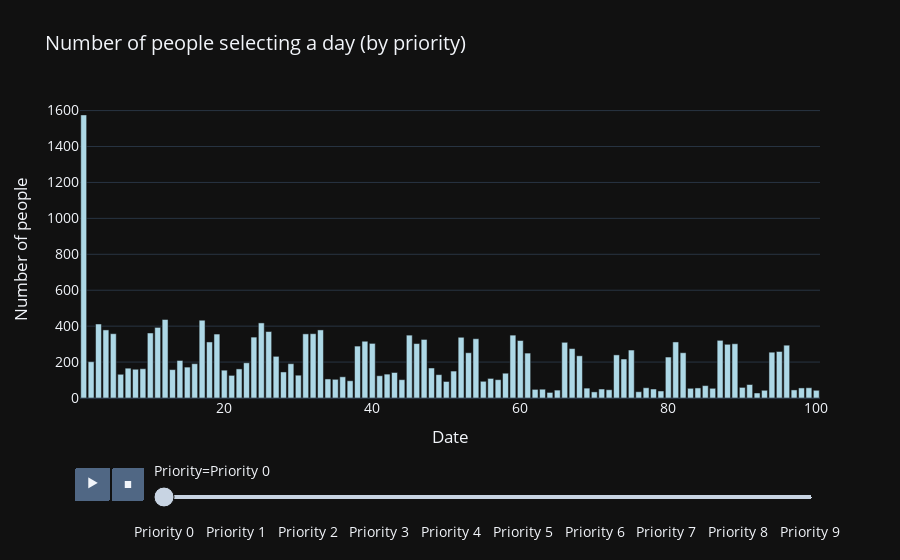

Here is the notebook cell this chart was saved with:
### Markdown cell above
### Number of people selecting a day (by priority) - On 10 different graphs

For a more thorough analysis, we will build a separate graph for each priority.
From the graph we see that every four days the popularity decreases, and then rises again for the next 3 days. The most likely reason is the days of the week. From Monday to Thursday the popularity decreases, since most adults work. And from Friday to Sunday - it increases sharply

### Code cell
priority_counts = defaultdict(lambda: defaultdict(int))

for family in family_dataset:
    for priority, date in enumerate(family['dates']):
        priority_counts[priority][date] += family['n_members']

data = []
for priority in range(10):
    for date, count in priority_counts[priority].items():
        data.append({"priority": f"Priority {priority}", "date": date, "count": count})

df = pd.DataFrame(data)

fig1 = px.bar(df,
              x="date",
              y="count",
              animation_frame="priority",
              title="Number of people selecting a day (by priority)",
              labels={"date": "Date", "count": "Number of people", "priority": "Priority"},
              template="plotly_dark",
              color_discrete_sequence=["lightblue"])

fig1.update_layout(xaxis_title="Date", yaxis_title="Number of people", title_font_size=20, font=dict(size=14))
fig1.show()

### Figure 1 — Plotly figure (JSON) as saved in the notebook; plotly's stock layout.template omitted (floating-point values rounded to 4 significant figures)
{"data": [{"hovertemplate": "Priority=Priority 0<br>Date=%{x}<br>Number of people=%{y}<extra></extra>", "legendgroup": "", "marker": {"color": "lightblue", "pattern": {"shape": ""}}, "name": "", "orientation": "v", "showlegend": false, "textposition": "auto", "type": "bar", "x": [52, 26, 100, 2, 53, 32, 88, 25, 18, 1, 96, 19, 54, 45, 22, 46, 47, 75, 3, 56, 61, 16, 58, 38, 81, 89, 68, 74, 24, 31, 15, 13, 10, 11, 49, 5, 33, 67, 28, 37, 94, 91, 12, 39, 66, 82, 20, 17, 9, 29, 57, 23, 85, 34, 60, 77, 69, 4, 95, 14, 76, 59, 64, 63, 87, 40, 84, 21, 80, 7, 50, 43, 55, 51, 36, 48, 73, 93, 92, 30, 8, 27, 86, 90, 99, 6, 70, 78, 35, 83, 98, 62, 42, 44, 65, 41, 97, 71, 79, 72], "xaxis": "x", "y": [338, 370, 43, 202, 252, 358, 299, 418, 312, 1576, 294, 356, 330, 350, 162, 303, 326, 267, 412, 109, 250, 191, 138, 289, 312, 302, 235, 217, 339, 357, 172, 158, 362, 393, 130, 358, 379, 275, 145, 96, 255, 75, 437, 316, 310, 252, 155, 433, 163, 191, 102, 196, 69, 106, 320, 57, 55, 379, 259, 209, 35, 350, 31, 49, 321, 304, 56, 126, 228, 166, 92, 142, 93, 150, 118, 167, 240, 43, 28, 127, 160, 232, 54, 59, 57, 132, 34, 50, 104, 54, 56, 48, 133, 102, 44, 124, 45, 50, 39, 46], "yaxis": "y"}], "layout": {"barmode": "relative", "font": {"size": 14}, "legend": {"tracegroupgap": 0}, "sliders": [{"active": 0, "currentvalue": {"prefix": "Priority="}, "len": 0.9, "pad": {"b": 10, "t": 60}, "steps": [{"args": [["Priority 0"], {"frame": {"duration": 0, "redraw": true}, "fromcurrent": true, "mode": "immediate", "transition": {"duration": 0, "easing": "linear"}}], "label": "Priority 0", "method": "animate"}, {"args": [["Priority 1"], {"frame": {"duration": 0, "redraw": true}, "fromcurrent": true, "mode": "immediate", "transition": {"duration": 0, "easing": "linear"}}], "label": "Priority 1", "method": "animate"}, {"args": [["Priority 2"], {"frame": {"duration": 0, "redraw": true}, "fromcurrent": true, "mode": "immediate", "transition": {"duration": 0, "easing": "linear"}}], "label": "Priority 2", "method": "animate"}, {"args": [["Priority 3"], {"frame": {"duration": 0, "redraw": true}, "fromcurrent": true, "mode": "immediate", "transition": {"duration": 0, "easing": "linear"}}], "label": "Priority 3", "method": "animate"}, {"args": [["Priority 4"], {"frame": {"duration": 0, "redraw": true}, "fromcurrent": true, "mode": "immediate", "transition": {"duration": 0, "easing": "linear"}}], "label": "Priority 4", "method": "animate"}, {"args": [["Priority 5"], {"frame": {"duration": 0, "redraw": true}, "fromcurrent": true, "mode": "immediate", "transition": {"duration": 0, "easing": "linear"}}], "label": "Priority 5", "method": "animate"}, {"args": [["Priority 6"], {"frame": {"duration": 0, "redraw": true}, "fromcurrent": true, "mode": "immediate", "transition": {"duration": 0, "easing": "linear"}}], "label": "Priority 6", "method": "animate"}, {"args": [["Priority 7"], {"frame": {"duration": 0, "redraw": true}, "fromcurrent": true, "mode": "immediate", "transition": {"duration": 0, "easing": "linear"}}], "label": "Priority 7", "method": "animate"}, {"args": [["Priority 8"], {"frame": {"duration": 0, "redraw": true}, "fromcurrent": true, "mode": "immediate", "transition": {"duration": 0, "easing": "linear"}}], "label": "Priority 8", "method": "animate"}, {"args": [["Priority 9"], {"frame": {"duration": 0, "redraw": true}, "fromcurrent": true, "mode": "immediate", "transition": {"duration": 0, "easing": "linear"}}], "label": "Priority 9", "method": "animate"}], "x": 0.1, "xanchor": "left", "y": 0, "yanchor": "top"}], "title": {"font": {"size": 20}, "text": "Number of people selecting a day (by priority)"}, "updatemenus": [{"buttons": [{"args": [null, {"frame": {"duration": 500, "redraw": true}, "fromcurrent": true, "mode": "immediate", "transition": {"duration": 500, "easing": "linear"}}], "label": "&#9654;", "method": "animate"}, {"args": [[null], {"frame": {"duration": 0, "redraw": true}, "fromcurrent": true, "mode": "immediate", "transition": {"duration": 0, "easing": "linear"}}], "label": "&#9724;", "method": "animate"}], "direction": "left", "pad": {"r": 10, "t": 70}, "showactive": false, "type": "buttons", "x": 0.1, "xanchor": "right", "y": 0, "yanchor": "top"}], "xaxis": {"anchor": "y", "domain": [0, 1], "title": {"text": "Date"}}, "yaxis": {"anchor": "x", "domain": [0, 1], "title": {"text": "Number of people"}}}}
